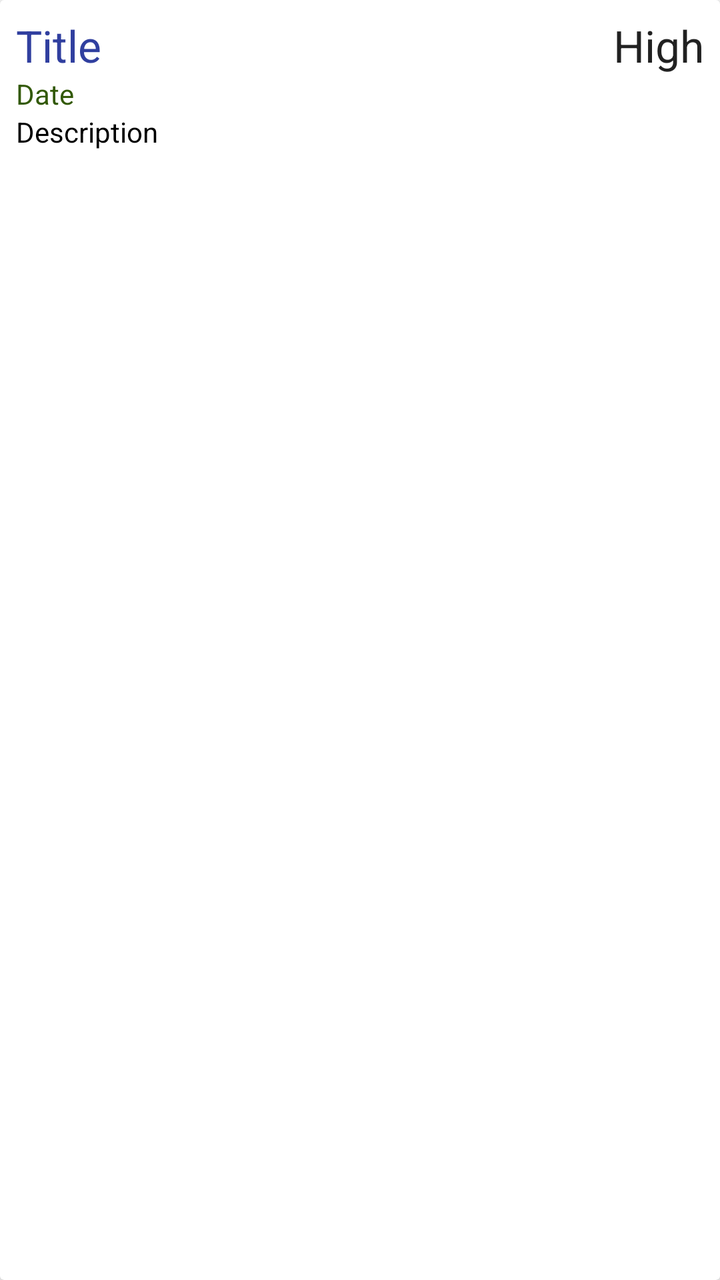
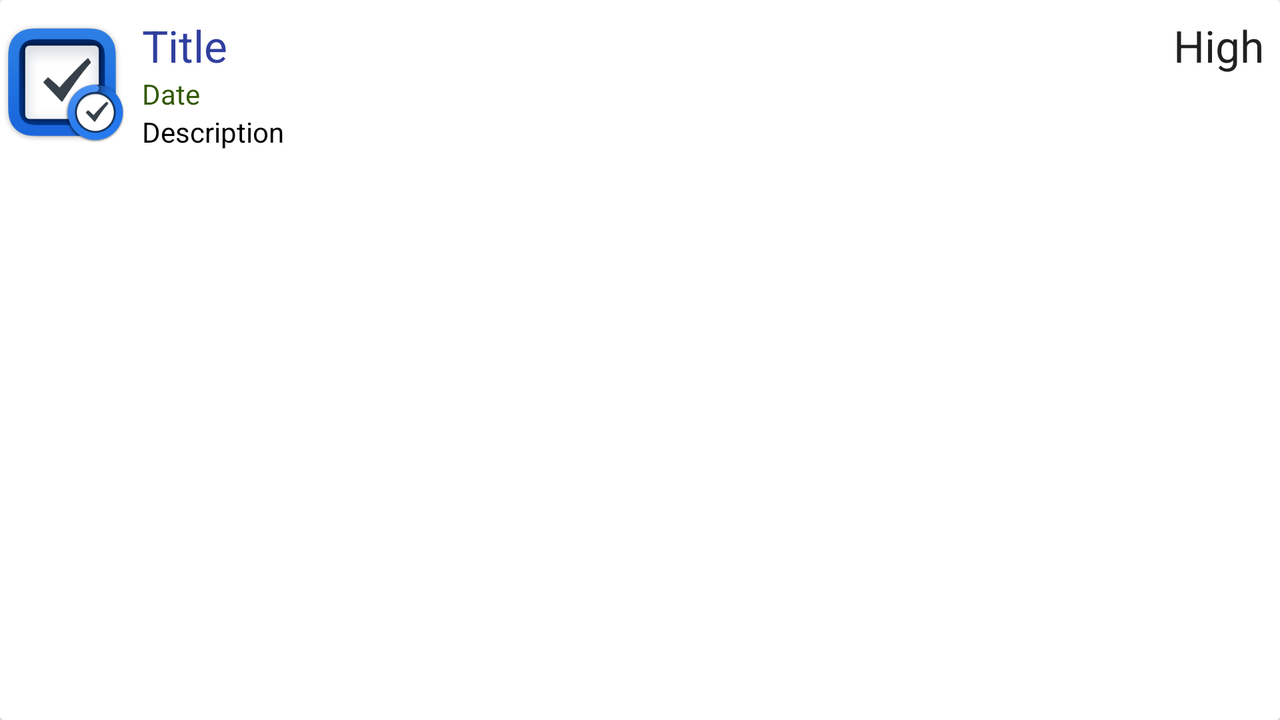

The same Android screen from two of the app's own layout files: first res/layout/ as a phone draws it, then the author's variant for another configuration, drawn on a device whose configuration selects that folder. Both files follow.
<!-- AndroidManifest.xml: application theme AppTheme -->
<!-- res/layout/all_task_item.xml -->
<?xml version="1.0" encoding="utf-8"?>
<androidx.cardview.widget.CardView xmlns:android="http://schemas.android.com/apk/res/android"
    android:layout_width="match_parent"
    android:layout_height="wrap_content"
    android:layout_marginTop="8dp"
    android:layout_marginStart="8dp"
    android:layout_marginEnd="8dp"

    >

    <RelativeLayout
        android:layout_width="wrap_content"

        android:layout_height="wrap_content"
        android:padding="8dp">
        <TextView
            android:id="@+id/text_view_priority"
            android:layout_width="wrap_content"
            android:layout_height="wrap_content"
            android:text="High"
            android:layout_alignParentEnd="true"
            android:textAppearance="@style/TextAppearance.AppCompat.Large"
            />

        <TextView
            android:id="@+id/text_view_title"
            android:layout_width="wrap_content"
            android:layout_height="wrap_content"
            android:layout_alignParentStart="true"
            android:layout_toStartOf="@id/text_view_priority"
            android:maxLines="1"
            android:text="Title"
            android:textAppearance="@style/TextAppearance.AppCompat.Large"
            android:textColor="@color/colorPrimaryDark" />

        <TextView
            android:id="@+id/text_view_date"
            android:layout_width="wrap_content"
            android:layout_height="wrap_content"
            android:layout_below="@id/text_view_title"
            android:layout_alignParentStart="true"
            android:text="Date"
            android:textAppearance="@style/TextAppearance.AppCompat.Small"
            android:textColor="#325906" />

        <TextView
            android:id="@+id/text_view_description"
            android:layout_width="wrap_content"
            android:layout_height="wrap_content"
            android:layout_below="@id/text_view_date"
            android:layout_alignParentStart="true"
            android:text="Description"
            android:textAppearance="@style/TextAppearance.AppCompat.Small"
            android:textColor="#000000" />



    </RelativeLayout>

</androidx.cardview.widget.CardView>
<!-- resources referenced by this layout -->
<resources>
  <color name="colorPrimaryDark">#303F9F</color>
  <style name="AppTheme" parent="Theme.MaterialComponents.Light.NoActionBar">
          
          <item name="colorPrimary">@color/colorPrimary</item>
          <item name="colorPrimaryDark">@color/colorPrimaryDark</item>
          <item name="colorAccent">@color/colorAccent</item>
      </style>
  <color name="colorPrimary">#3F51B5</color>
  <color name="colorAccent">#FF5252</color>
</resources>
<!-- res/layout-land/all_task_item.xml (the author's variant of the layout above) -->
<!-- drawn on the phone turned sideways -->
<?xml version="1.0" encoding="utf-8"?>
<androidx.cardview.widget.CardView xmlns:android="http://schemas.android.com/apk/res/android"
    android:layout_width="match_parent"
    android:layout_height="wrap_content"
    android:layout_marginTop="8dp"
    android:layout_marginStart="8dp"
    android:layout_marginEnd="8dp"

    >


        <LinearLayout
            android:layout_width="match_parent"
            android:layout_height="wrap_content"
            android:orientation="horizontal">

            <ImageView
                android:layout_gravity="center"
                android:layout_width="63dp"
                android:layout_height="65dp"
                android:src="@drawable/todo" />

            <RelativeLayout
                android:layout_width="wrap_content"

                android:layout_height="wrap_content"
                android:padding="8dp">


            <TextView
            android:id="@+id/text_view_priority"
            android:layout_width="wrap_content"
            android:layout_height="wrap_content"
            android:text="High"
            android:layout_alignParentEnd="true"
            android:textAppearance="@style/TextAppearance.AppCompat.Large"
            />

        <TextView
            android:id="@+id/text_view_title"
            android:layout_width="wrap_content"
            android:layout_height="wrap_content"
            android:layout_alignParentStart="true"
            android:layout_toStartOf="@id/text_view_priority"
            android:maxLines="1"
            android:text="Title"
            android:textAppearance="@style/TextAppearance.AppCompat.Large"
            android:textColor="@color/colorPrimaryDark" />

        <TextView
            android:id="@+id/text_view_date"
            android:layout_width="wrap_content"
            android:layout_height="wrap_content"
            android:layout_below="@id/text_view_title"
            android:layout_alignParentStart="true"
            android:text="Date"
            android:textAppearance="@style/TextAppearance.AppCompat.Small"
            android:textColor="#325906" />

        <TextView
            android:id="@+id/text_view_description"
            android:layout_width="wrap_content"
            android:layout_height="wrap_content"
            android:layout_below="@id/text_view_date"
            android:layout_alignParentStart="true"
            android:text="Description"
            android:textAppearance="@style/TextAppearance.AppCompat.Small"
            android:textColor="#000000" />
    </RelativeLayout>


        </LinearLayout>

</androidx.cardview.widget.CardView>
<!-- resources referenced by the variant -->
<!-- as the phone turned sideways resolves them -->
<resources>
  <color name="colorPrimaryDark">#303F9F</color>
  <!-- drawable todo: png bitmap (drawable-v24, 9749 bytes) -->
  <style name="AppTheme" parent="Theme.MaterialComponents.Light.NoActionBar">
          
          <item name="colorPrimary">@color/colorPrimary</item>
          <item name="colorPrimaryDark">@color/colorPrimaryDark</item>
          <item name="colorAccent">@color/colorAccent</item>
      </style>
  <color name="colorPrimary">#3F51B5</color>
  <color name="colorAccent">#FF5252</color>
</resources>
